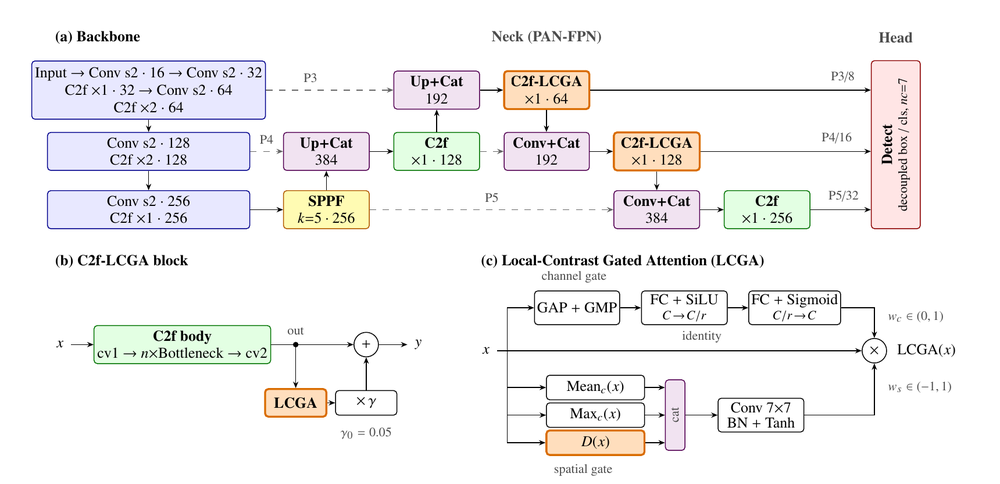
#> input picture iryolov8n.png, 1000 x 484 px, shrunk from 1720 x 832 before the run; its folder holds only this picture in this run
$ python -i two_stage.py   (imports and definitions only)
#> lines starting #> are read from the running program, lines starting #| are printed output that depends on the picture
#> further down, picture is the input picture: shape (484, 1000, 3); mean B, G, R 242.2, 242.3, 243.6
"""
two_stage.py
============
Implements classical Two-Stage Enhancement + Detector baseline:
[Input Image] -> [Enhancement Preprocessor (CLAHE / Contrast Normalization)] -> [YOLO Detector]
"""

import os
import shutil
from pathlib import Path
import cv2
import numpy as np


class CLAHEPreprocessor:
    """Applies Contrast Limited Adaptive Histogram Equalization on Luminance channel."""
    def __init__(self, clip_limit=2.0, tile_grid_size=(8, 8)):
        self.clahe = cv2.createCLAHE(clipLimit=clip_limit, tileGridSize=tile_grid_size)

    def enhance(self, bgr_img: np.ndarray) -> np.ndarray:
        lab = cv2.cvtColor(bgr_img, cv2.COLOR_BGR2LAB)
#> lab: shape (484, 1000, 3); mean of channels 0, 1, 2 243.5, 128.6, 128.2
        l, a, b = cv2.split(lab)
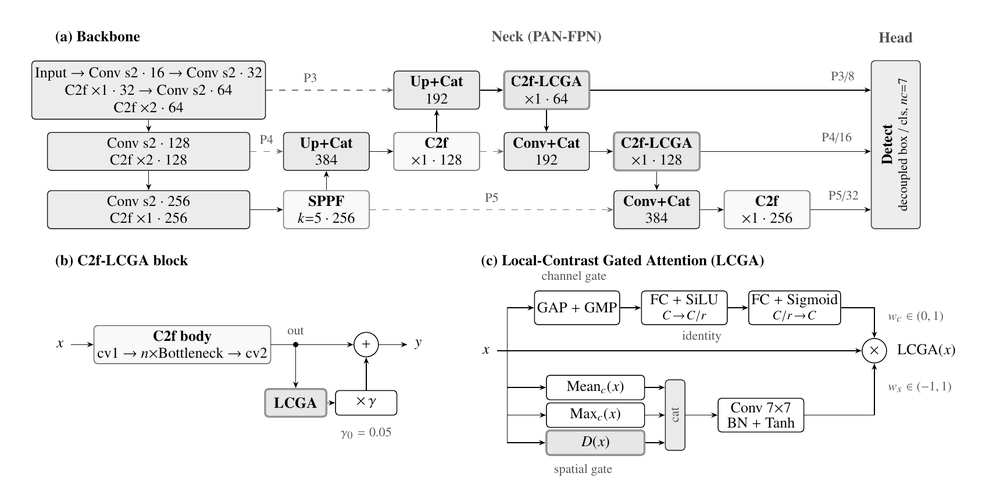
#> l: shape (484, 1000); min 0, max 255, mean 243.5
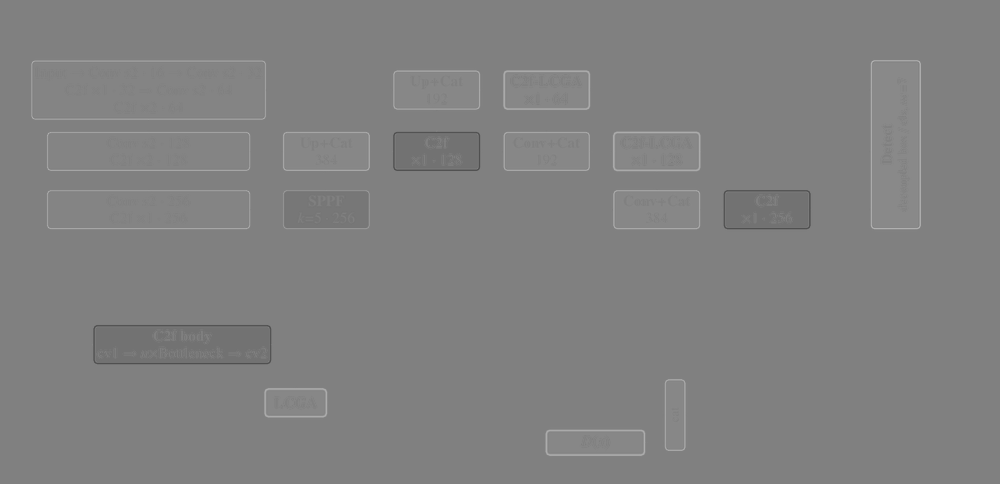
#> a: shape (484, 1000); min 79, max 178, mean 128.6
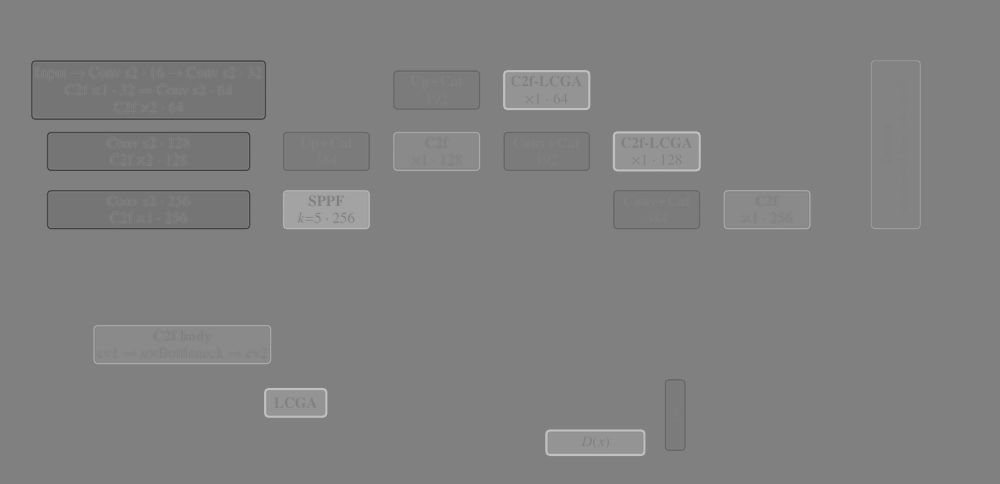
#> b: shape (484, 1000); min 60, max 195, mean 128.2
        l_eq = self.clahe.apply(l)
        lab_eq = cv2.merge((l_eq, a, b))
#> lab_eq: shape (484, 1000, 3); mean of channels 0, 1, 2 240.7, 128.6, 128.2
        return cv2.cvtColor(lab_eq, cv2.COLOR_LAB2BGR)
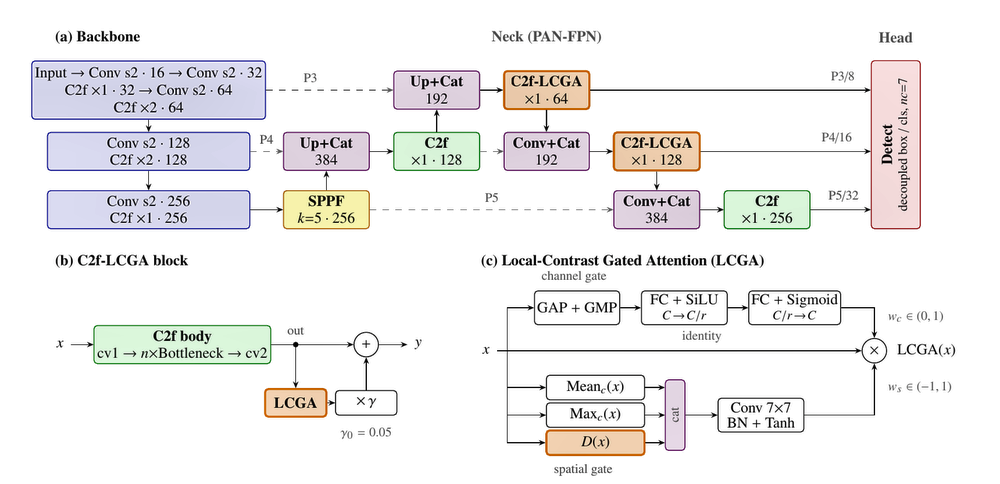
#> returned value: shape (484, 1000, 3); mean B, G, R 239.3, 239.4, 240.6


def create_enhanced_dataset(src_dir: str = "test", dst_dir: str = "temp_splits/test_clahe", method: str = "clahe"):
    """
    Creates a temporary enhanced copy of the dataset (images and labels) for fair evaluation.
    Places enhanced images in {dst_dir}/images and mirrors labels in {dst_dir}/labels.
    """
    src_images = Path(src_dir) / "images" if (Path(src_dir) / "images").exists() else Path(src_dir)
    src_labels = Path(src_dir) / "labels" if (Path(src_dir) / "labels").exists() else Path(src_dir).parent / "labels"

    dst_images = Path(dst_dir) / "images"
    dst_labels = Path(dst_dir) / "labels"
    dst_images.mkdir(parents=True, exist_ok=True)
    dst_labels.mkdir(parents=True, exist_ok=True)

    enhancer = CLAHEPreprocessor()

    # 1. Process and save enhanced images
    for fname in os.listdir(src_images):
        if not fname.lower().endswith(('.jpg', '.jpeg', '.png')):
            continue
        src_path = src_images / fname
        dst_path = dst_images / fname
        if not dst_path.exists():
            img = cv2.imread(str(src_path))
            if img is not None:
                enhanced = enhancer.enhance(img)
                cv2.imwrite(str(dst_path), enhanced)

    # 2. Mirror labels
    if src_labels.exists():
        for l_file in os.listdir(src_labels):
            if l_file.lower().endswith('.txt'):
                src_l = src_labels / l_file
                dst_l = dst_labels / l_file
                if not dst_l.exists():
                    shutil.copy2(src_l, dst_l)

    return str(dst_images)

>>> import cv2
>>> picture = cv2.imread('../iryolov8n.png')
>>> result = CLAHEPreprocessor().enhance(picture)
